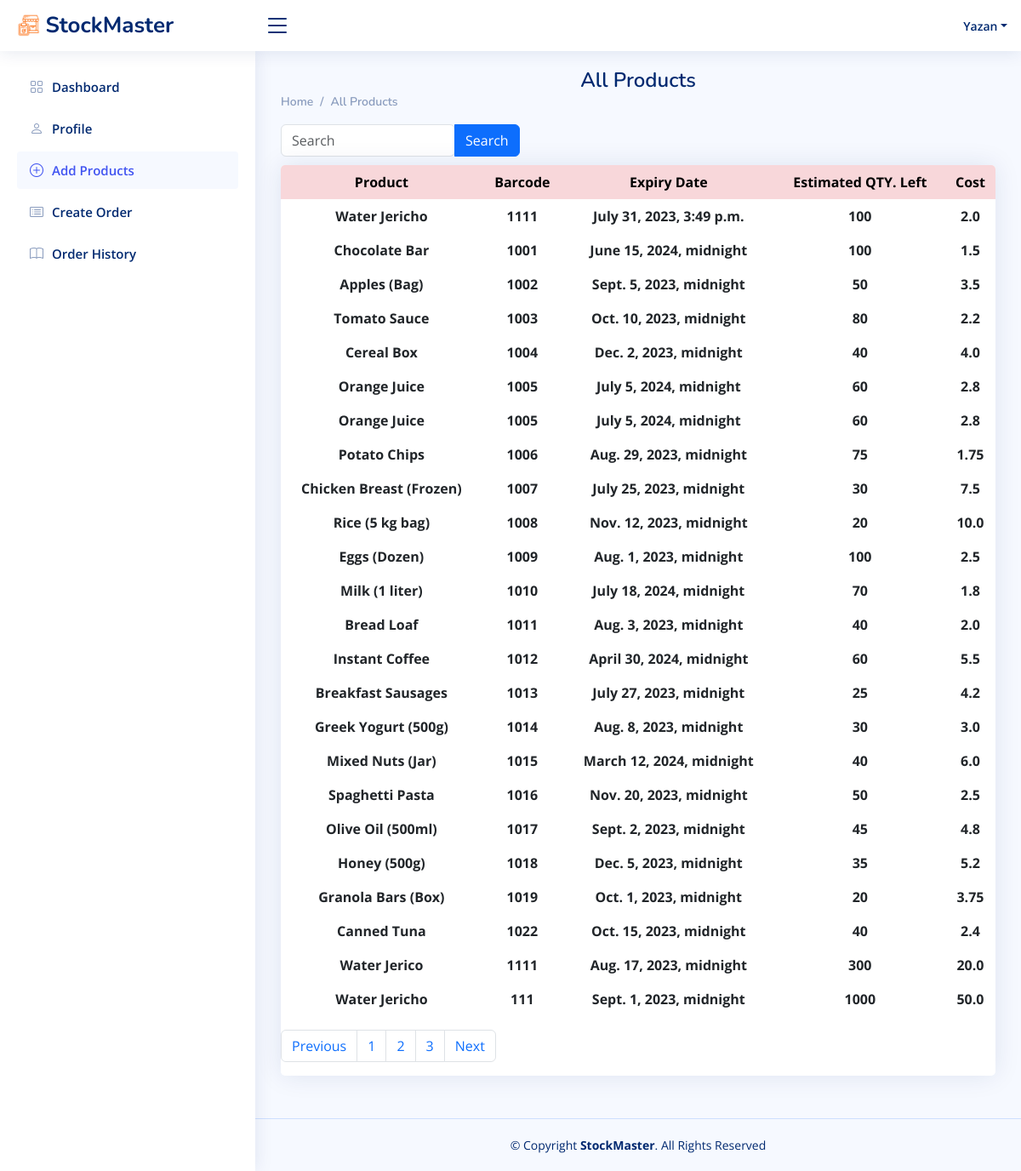
Page /all_product/ (signed in) on the committed database.
### StockMaster_app/models.py (models this page shows)
class User(models.Model):
    f_name = models.CharField(max_length=255)
    l_name = models.CharField(max_length=255)
    s_name = models.CharField(max_length=255)
    email = models.CharField(max_length=255)
    password = models.CharField(max_length=255)
    created_at = models.DateTimeField(auto_now_add=True)
    updated_at = models.DateTimeField(auto_now=True)
    objects = UserManager()

class Prodcut(models.Model):
    p_name = models.CharField(max_length=255)
    p_barcode = models.IntegerField()
    expire_date = models.DateTimeField()
    cost = models.FloatField()
    qty = models.IntegerField()
    user = models.ForeignKey(User, on_delete=models.CASCADE, related_name='products')
    created_at = models.DateTimeField(auto_now_add=True)
    updated_at = models.DateTimeField(auto_now=True)

### StockMaster_app/views.py (the view)
# urls.py: path('all_product/', views.all_product),
def all_product(request):
    user = check_session(request)
    if user:
        products = Prodcut.objects.filter(user=user)
    context = {
        'products' : products,
        'user' : user,
    }
    return render(request, 'all_product.html', context)

### StockMaster_app/views.py (called while the page is built)
def check_session(request):
    if request.session.has_key('user') == True:
        user_session = User.objects.get(id=request.session['user'])
    else:
        user_session = False
    return user_session

### StockMaster_app/templates/all_product.html (shortened to what this page needs)
{% load static %}
<!DOCTYPE html>
<html lang="en">
<head>
    <link rel="stylesheet" href="{% static 'vendor/bootstrap/css/bootstrap.min.css' %}">
    <link rel="stylesheet" href="{% static 'vendor/bootstrap-icons/bootstrap-icons.css' %}">
    <link rel="stylesheet" href="{% static 'vendor/boxicons/css/boxicons.min.css' %}">
    <link rel="stylesheet" href="{% static 'vendor/quill/quill.snow.css' %}">
    <link rel="stylesheet" href="{% static 'vendor/quill/quill.bubble.css' %}">
    <link rel="stylesheet" href="{% static 'vendor/remixicon/remixicon.css' %}">
    <link rel="stylesheet" href="{% static 'vendor/simple-datatables/style.css' %}">
    <link rel="stylesheet" href="{% static 'style.css' %}">
</head>
<body>
    <header id="header" class="header fixed-top d-flex align-items-center">
        <div class="d-flex align-items-center justify-content-between">
            <a href="#" class="logo d-flex align-items-center">
                <img src="{% static 'img/logo.png' %}" alt="">
                <span class="d-none d-lg-block">StockMaster</span>
            </a>
            <i class="bi bi-list toggle-sidebar-btn"></i>
        </div>
        <nav class="header-nav ms-auto">
            <ul class="d-flex align-items-center">
                <li class="nav-item dropdown pe-3">
                    <a class="nav-link nav-profile d-flex align-items-center pe-0" href="#" data-bs-toggle="dropdown">
                        <span class="d-none d-md-block dropdown-toggle ps-2">{{user.f_name}}</span>
                    </a>
                </li>
            </ul>
        </nav>
    </header>
    {% if user %}
    <aside id="sidebar" class="sidebar">
        <ul class="sidebar-nav" id="sidebar-nav">
            <li class="nav-item  ">
                <a class="nav-link collapsed " href="/dashboard">
                    <i class="bi bi-grid"></i>
                    <span>Dashboard</span>
                </a>
            </li>
            <li class="nav-item">
                <a class="nav-link collapsed" href="/dashboard/profile">
                    <i class="bi bi-person"></i>
                    <span>Profile</span>
                </a>
            </li>
            <li class="nav-item">
                <a class="nav-link" href="/display_products">
                    <i class="bi bi-plus-circle"></i>
                    <span>Add Products</span>
                </a>
            </li>
            <li class="nav-item">
                <a class="nav-link collapsed" href="/order_page">
                    <i class="bi bi-card-list"></i>
                    <span>Create Order</span>
                </a>
            </li>
            <li class="nav-item">
                <a class="nav-link collapsed" href="{% url 'SM_app:display_orders_page' %}">
                    <i class="bi bi-book"></i>
                    <span>Order History</span>
                </a>
            </li>
        </ul>
    </aside>
    <main id="main" class="main">
        <div class="pagetitle">
            <h1>All Products</h1>
            <nav>
                <ol class="breadcrumb">
                    <li class="breadcrumb-item"><a href="/dashboard">Home</a></li>
                    <li class="breadcrumb-item active"><a href="/all_product">All Products</a></li>
                </ol>
            </nav>
            <form action="/search" method="post" onsubmit="return validateSearch()">
                <div class="input-group">
                    <div class="form-outline">
                        <input type="text" name="search" id="search" class="form-control" placeholder="Search" />
                    </div>
                    <button type="submit" class="btn btn-primary">
                        Search
                    </button>
                </div>
            </form>
        </div>
        <div class="col-12">
            <div class="card top-selling overflow-auto">
                <div>
                    <table class="table table-borderless text-center table-hover" >
                        <thead>
                            <tr class="table-danger">
                                <th scope="col">Product</th>
                                <th scope="col">Barcode</th>
                                <th scope="col">Expiry Date</th>
                                <th scope="col">Estimated QTY. Left</th>
                                <th scope="col">Cost</th>
                            </tr>
                        </thead>
                        <tbody>
                            {% for product in products %}
                            <tr>
                                <th scope="row">
                                    {{ product.p_name }}
                                </th>
                                <td class="fw-bold">{{ product.p_barcode }}</td>
                                <td class="fw-bold">{{ product.expire_date }}</td>
                                <td class="fw-bold">{{ product.qty }}</td>
                                <td class="fw-bold">{{ product.cost }}</td>
                            </tr>
                            {% endfor %}
                        </tbody>
                    </table>
                    <nav aria-label="Page navigation example">
                        <ul class="pagination">
                            <li class="page-item"><a class="page-link" href="#">Previous</a></li>
                            <li class="page-item"><a class="page-link" href="#">1</a></li>
                            <li class="page-item"><a class="page-link" href="#">2</a></li>
                            <li class="page-item"><a class="page-link" href="#">3</a></li>
                            <li class="page-item"><a class="page-link" href="#">Next</a></li>
                        </ul>
                    </nav>
                </div>
            </div>
        </div>
    </main>
    <footer id="footer" class="footer">
        <div class="copyright">
            &copy; Copyright <strong><span>StockMaster</span></strong>. All Rights Reserved
        </div>
    </footer>
    {% else %}
    <h1 class="text-danger" style="margin-top: 5rem;">Access Denied !! Please Sign in !!</h1>
    {% endif %}
</body>
</html>

### StockMaster_app/static/style.css (style rules this page uses)
:root { scroll-behavior: smooth; }
body { font-family: "Open Sans", sans-serif; background: #f6f9ff; color: #444444; }
a { color: #4154f1; text-decoration: none; }
h1, h2, h3, h4, h5, h6 { font-family: "Nunito", sans-serif; }
#main { margin-top: 60px; padding: 20px 30px; transition: all 0.3s; }
.pagetitle { margin-bottom: 10px; }
.pagetitle h1 { font-size: 24px; margin-bottom: 0; font-weight: 600; color: #012970; }
.card { margin-bottom: 30px; border: none; border-radius: 5px; box-shadow: 0px 0 30px rgba(1, 41, 112, 0.1); }
.breadcrumb { font-size: 14px; font-family: "Nunito", sans-serif; color: #899bbd; font-weight: 600; }
.breadcrumb a { color: #899bbd; transition: 0.3s; }
.breadcrumb .breadcrumb-item::before { color: #899bbd; }
.breadcrumb .active { color: #51678f; font-weight: 600; }
.logo { line-height: 1; }
@media (min-width: 1200px) { .logo { width: 280px; } }
.logo img { max-height: 26px; margin-right: 6px; }
.logo span { font-size: 26px; font-weight: 700; color: #012970; font-family: "Nunito", sans-serif; }
.header { transition: all 0.5s; z-index: 997; height: 60px; box-shadow: 0px 2px 20px rgba(1, 41, 112, 0.1); background-color: #fff; padding-left: 20px; }
.header .toggle-sidebar-btn { font-size: 32px; padding-left: 10px; cursor: pointer; color: #012970; }
.header-nav ul { list-style: none; }
.header-nav>ul { margin: 0; padding: 0; }
.header-nav .nav-profile { color: #012970; }
.header-nav .nav-profile span { font-size: 14px; font-weight: 600; }
.sidebar { position: fixed; top: 60px; left: 0; bottom: 0; width: 300px; z-index: 996; transition: all 0.3s; padding: 20px; overflow-y: auto; scrollbar-width: thin; scrollbar-color: #aab7cf transparent; box-shadow: 0px 0px 20px rgba(1, 41, 112, 0.1); background-color: #fff; }
@media (min-width: 1200px) { #main, #footer { margin-left: 300px; } }
.sidebar-nav { padding: 0; margin: 0; list-style: none; }
.sidebar-nav li { padding: 0; margin: 0; list-style: none; }
.sidebar-nav .nav-item { margin-bottom: 5px; }
.sidebar-nav .nav-link { display: flex; align-items: center; font-size: 15px; font-weight: 600; color: #4154f1; transition: 0.3; background: #f6f9ff; padding: 10px 15px; border-radius: 4px; }
.sidebar-nav .nav-link i { font-size: 16px; margin-right: 10px; color: #4154f1; }
.sidebar-nav .nav-link.collapsed { color: #012970; background: #fff; }
.sidebar-nav .nav-link.collapsed i { color: #899bbd; }
.footer { padding: 20px 0; font-size: 14px; transition: all 0.3s; border-top: 1px solid #cddfff; }
.footer .copyright { text-align: center; color: #012970; }

### StockMaster_app/templates/all_product.html (style rules this page uses)
h1, h3 { text-align: center; color: red; }

### rows in the picture
User: f_name "Yazan"
Prodcut: p_name "Water Jericho", p_barcode "1111", expire_date "July 31, 2023, 3:49 p.m.", qty "100", cost "2.0"
Prodcut: p_name "Chocolate Bar", p_barcode "1001", expire_date "June 15, 2024, midnight", qty "100", cost "1.5"
Prodcut: p_name "Apples (Bag)", p_barcode "1002", expire_date "Sept. 5, 2023, midnight", qty "50", cost "3.5"
Prodcut: p_name "Tomato Sauce", p_barcode "1003", expire_date "Oct. 10, 2023, midnight", qty "80", cost "2.2"
Prodcut: p_name "Cereal Box", p_barcode "1004", expire_date "Dec. 2, 2023, midnight", qty "40", cost "4.0"
Prodcut: p_name "Orange Juice", p_barcode "1005", expire_date "July 5, 2024, midnight", qty "60", cost "2.8"
Prodcut: p_name "Orange Juice", p_barcode "1005", expire_date "July 5, 2024, midnight", qty "60", cost "2.8"
Prodcut: p_name "Potato Chips", p_barcode "1006", expire_date "Aug. 29, 2023, midnight", qty "75", cost "1.75"
Prodcut: p_name "Chicken Breast (Frozen)", p_barcode "1007", expire_date "July 25, 2023, midnight", qty "30", cost "7.5"
Prodcut: p_name "Rice (5 kg bag)", p_barcode "1008", expire_date "Nov. 12, 2023, midnight", qty "20", cost "10.0"
Prodcut: p_name "Eggs (Dozen)", p_barcode "1009", expire_date "Aug. 1, 2023, midnight", qty "100", cost "2.5"
Prodcut: p_name "Milk (1 liter)", p_barcode "1010", expire_date "July 18, 2024, midnight", qty "70", cost "1.8"
Prodcut: p_name "Bread Loaf", p_barcode "1011", expire_date "Aug. 3, 2023, midnight", qty "40", cost "2.0"
Prodcut: p_name "Instant Coffee", p_barcode "1012", expire_date "April 30, 2024, midnight", qty "60", cost "5.5"
Prodcut: p_name "Breakfast Sausages", p_barcode "1013", expire_date "July 27, 2023, midnight", qty "25", cost "4.2"
Prodcut: p_name "Greek Yogurt (500g)", p_barcode "1014", expire_date "Aug. 8, 2023, midnight", qty "30", cost "3.0"
Prodcut: p_name "Mixed Nuts (Jar)", p_barcode "1015", expire_date "March 12, 2024, midnight", qty "40", cost "6.0"
Prodcut: p_name "Spaghetti Pasta", p_barcode "1016", expire_date "Nov. 20, 2023, midnight", qty "50", cost "2.5"
Prodcut: p_name "Olive Oil (500ml)", p_barcode "1017", expire_date "Sept. 2, 2023, midnight", qty "45", cost "4.8"
Prodcut: p_name "Honey (500g)", p_barcode "1018", expire_date "Dec. 5, 2023, midnight", qty "35", cost "5.2"
Prodcut: p_name "Granola Bars (Box)", p_barcode "1019", expire_date "Oct. 1, 2023, midnight", qty "20", cost "3.75"
Prodcut: p_name "Canned Tuna", p_barcode "1022", expire_date "Oct. 15, 2023, midnight", qty "40", cost "2.4"
Prodcut: p_name "Water Jerico", p_barcode "1111", expire_date "Aug. 17, 2023, midnight", qty "300", cost "20.0"
Prodcut: p_name "Water Jericho", p_barcode "111", expire_date "Sept. 1, 2023, midnight", qty "1000", cost "50.0"
